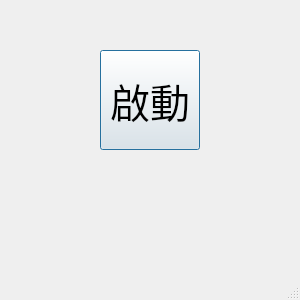
<?xml version="1.0" encoding="UTF-8"?>
<ui version="4.0">
 <class>Dialog</class>
 <widget class="QDialog" name="Dialog">
  <property name="geometry">
   <rect>
    <x>0</x>
    <y>0</y>
    <width>300</width>
    <height>300</height>
   </rect>
  </property>
  <property name="minimumSize">
   <size>
    <width>300</width>
    <height>300</height>
   </size>
  </property>
  <property name="maximumSize">
   <size>
    <width>300</width>
    <height>300</height>
   </size>
  </property>
  <property name="windowTitle">
   <string>Dialog</string>
  </property>
  <property name="sizeGripEnabled">
   <bool>true</bool>
  </property>
  <widget class="QPushButton" name="start">
   <property name="geometry">
    <rect>
     <x>100</x>
     <y>50</y>
     <width>100</width>
     <height>100</height>
    </rect>
   </property>
   <property name="minimumSize">
    <size>
     <width>100</width>
     <height>100</height>
    </size>
   </property>
   <property name="maximumSize">
    <size>
     <width>100</width>
     <height>100</height>
    </size>
   </property>
   <property name="font">
    <font>
     <pointsize>30</pointsize>
    </font>
   </property>
   <property name="text">
    <string>啟動</string>
   </property>
  </widget>
 </widget>
 <resources/>
 <connections/>
</ui>
